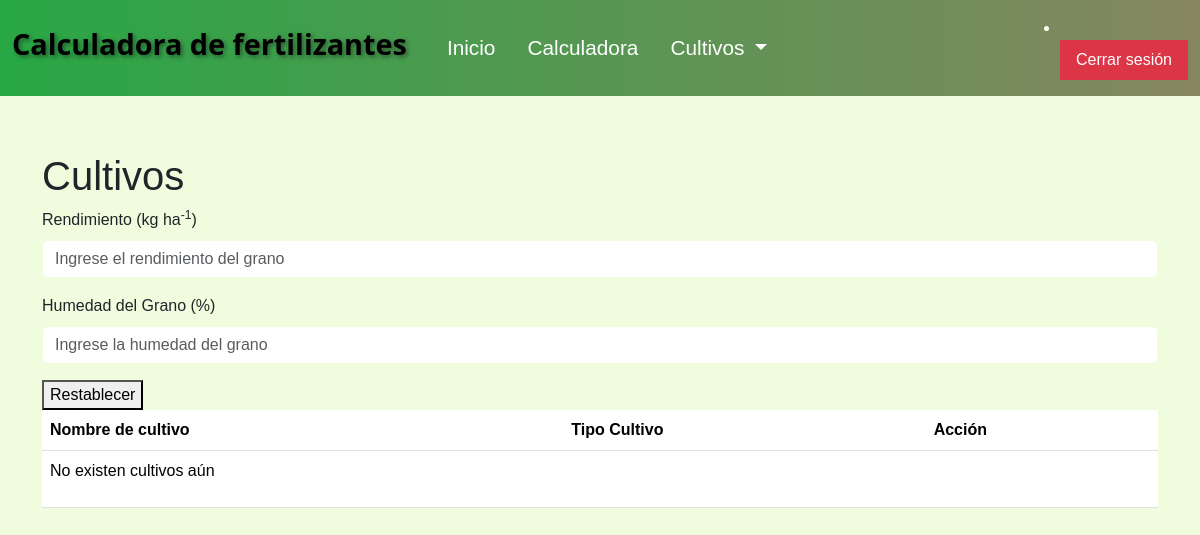
The page /calculadora/calcula/ on the database as committed earlier.
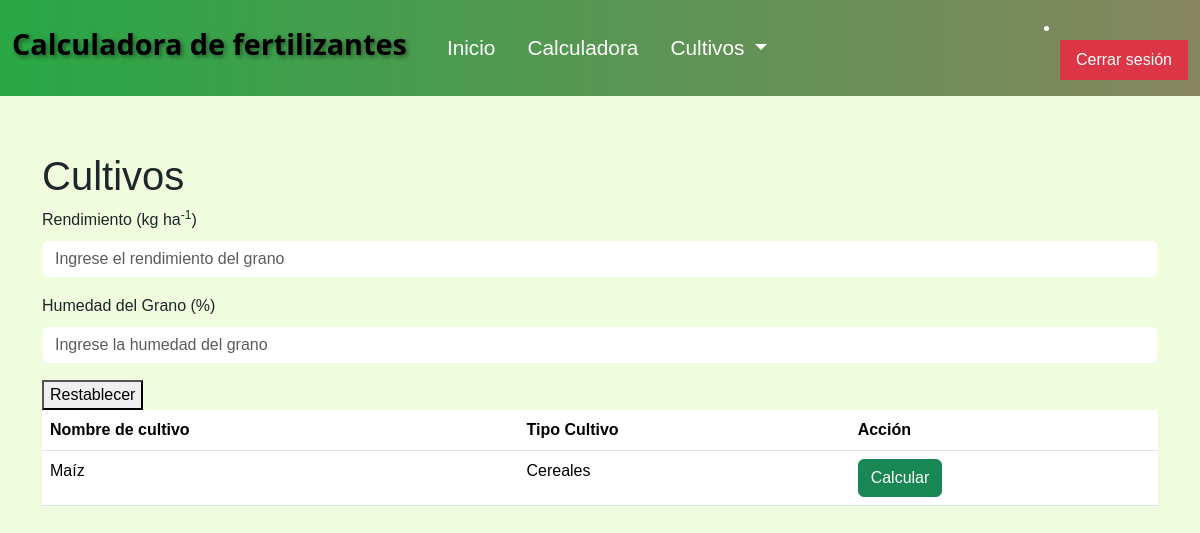
The same page on the database as committed later.
### cultivos/models.py (models this page shows, shortened)
class Cultivo(models.Model):
    nombre = models.CharField( max_length = 50)
    tipo_cultivo = models.ForeignKey("cultivos.TipoCultivo", verbose_name="Tipo Cultivo", on_delete=models.CASCADE)
    N = models.FloatField(default=0.0)
    P = models.FloatField(default=0.0)
    K = models.FloatField(default=0.0)
    Ca = models.FloatField(default=0.0)
    Mg = models.FloatField(default=0.0)
    S = models.FloatField(default=0.0)
    B = models.FloatField(default=0.0)
    Cl = models.FloatField(default=0.0)
    Cu = models.FloatField(default=0.0)
    Fe = models.FloatField(default=0.0)
    Mn = models.FloatField(default=0.0)
    Mo = models.FloatField(default=0.0)
    Zn = models.FloatField(default=0.0)
    Ni = models.FloatField(default=0.0)
    icN = models.FloatField(default=0.0)
    icP = models.FloatField(default=0.0)
    icK = models.FloatField(default=0.0)
    icCa = models.FloatField(default=0.0)
    icMg = models.FloatField(default=0.0)
    icS = models.FloatField(default=0.0)
    icB = models.FloatField(default=0.0)
    icCl = models.FloatField(default=0.0)
    icCu = models.FloatField(default=0.0)
    icFe = models.FloatField(default=0.0)
    icMn = models.FloatField(default=0.0)
    icMo = models.FloatField(default=0.0)
    icZn = models.FloatField(default=0.0)
    icNi = models.FloatField(default=0.0)

class TipoCultivo(models.Model):
    nombre = models.CharField( max_length = 50)
    def __str__(self) :
        return self.nombre

### calculadora/views.py (the view, shortened to what this page needs)
# urls.py: path('calcula/', views.calculadora, name='calculadora'),
def calculadora(request):
    cultivos = Cultivo.objects.all()
    context = {'object_list': cultivos}
    return render(request, 'calculadora.html', context)

### calculadora/templates/calculadora.html (shortened to what this page needs)
{% extends 'base.html' %}
{% load static %}
{% block contenido %}
<h1>Cultivos</h1>
<form id="calculoForm" method="post" action="{% url 'calculadora' %}">
    <div class="mb-3">
        <label for="rendimiento" class="form-label">Rendimiento (kg ha<sup>-1</sup>)</label>
        <input type="number" class="form-control" id="rendimiento" name="rendimiento" step="0.01" placeholder="Ingrese el rendimiento del grano" required>
    </div>
    <div class="mb-3">
        <label for="humedad" class="form-label">Humedad del Grano (%)</label>
        <input type="number" class="form-control" id="humedad" name="humedad" step="0.01" placeholder="Ingrese la humedad del grano" required>
    </div>
    <button id="resetButton">Restablecer</button>
    <table class="table">
        <thead>
            <tr>
                <th>Nombre de cultivo</th>
                <th>Tipo Cultivo</th>
                <th>Acción</th>
            </tr>
        </thead>
        <tbody>
            {% for cultivo in object_list %}
            <tr>
                <td>{{ cultivo.nombre }}</td>
                <td>{{ cultivo.tipo_cultivo }}</td>
                <td>
                    <button type="submit" class="btn btn-success calcular-btn">
                        Calcular
                    </button>
                </td>
            </tr>
            {% empty %}
            <tr>
                <td colspan="3">
                    <p>No existen cultivos aún</p>
                </td>
            </tr>
            {% endfor %}
        </tbody>
    </table>
{% endblock contenido %}

### calculadora/templates/base.html (shortened to what this page needs)
{% load static %}
<!DOCTYPE html>
<html lang="en">
<head>
    <link href="https://cdn.jsdelivr.net/npm/bootstrap@5.3.3/dist/css/bootstrap.min.css" rel="stylesheet"
>
    <link rel="stylesheet" href="https://cdn.jsdelivr.net/npm/bootstrap-icons@1.11.3/font/bootstrap-icons.min.css">
</head>
<body>
    <nav class="navbar navbar-expand-lg">
        <div class="container-fluid">
            <h2 class="navbar-brand">Calculadora de fertilizantes</h2>
            <div class="collapse navbar-collapse" id="navbarSupportedContent">
                <ul class="navbar-nav me-auto mb-2 mb-lg-0">
                    <li class="nav-item">
                        <a class="nav-link active" aria-current="page" href="{% url 'bienvenida' %}">Inicio</a>
                    </li>
                    <li class="nav-item">
                        <a class="nav-link active" aria-current="page" href="{% url 'calculadora' %}">Calculadora</a>
                    </li>
                    <li class="nav-item dropdown">
                        <a class="nav-link dropdown-toggle" href="#" id="navbarDropdown" role="button" data-bs-toggle="dropdown" aria-expanded="false">
                            Cultivos
                        </a>
                    </li>
                </ul>
                <li class="nav-item">
                    <form action="{% url 'logout' %}" method="post" id="logoutForm">
                        <button type="submit">Cerrar sesión</button>
                    </form>
                </li>
            </div>
        </div>
    </nav>
    <div class="container">
        <br>
        {% block contenido %}
        {% endblock contenido %}
    </div>
</body>
</html>

### calculadora/templates/base.html (style rules this page uses)
body { background-color: #effcde; font-family: Arial, sans-serif; }
.navbar { background-image: linear-gradient(to right, #28a745, #868660); color: #fff; padding: 1rem 0; }
.navbar-brand { font-size: 1.8rem; font-family: 'Segoe UI', Tahoma, Geneva, Verdana, sans-serif; font-weight: bold; text-shadow: 2px 2px 4px rgba(22, 22, 22, 0.5); }
.nav-link { color: #fff !important; font-size: 1.3rem; margin-left: 1rem; }
.container { margin-top: 2rem; }
#logoutForm button { background-color: #dc3545; color: #fff; border: none; padding: 0.5rem 1rem; margin-left: 1rem; }
.form-control { border-color: #28a74600; }

Rows that differ between the two databases and show on the page:
added Cultivo: nombre "Maíz", tipo_cultivo "Cereales"
Other text that changed with them:
text no longer shown: "No existen cultivos aún"
